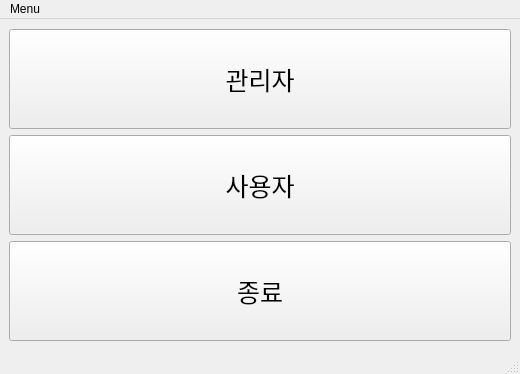
<?xml version="1.0" encoding="UTF-8"?>
<ui version="4.0">
 <class>MainWindow</class>
 <widget class="QMainWindow" name="MainWindow">
  <property name="geometry">
   <rect>
    <x>0</x>
    <y>0</y>
    <width>520</width>
    <height>374</height>
   </rect>
  </property>
  <property name="windowTitle">
   <string>Coffee Application</string>
  </property>
  <widget class="QWidget" name="centralwidget">
   <layout class="QGridLayout" name="gridLayout_2">
    <item row="0" column="0">
     <layout class="QGridLayout" name="gridLayout">
      <item row="2" column="0">
       <widget class="QPushButton" name="btn_exit">
        <property name="minimumSize">
         <size>
          <width>500</width>
          <height>100</height>
         </size>
        </property>
        <property name="font">
         <font>
          <pointsize>19</pointsize>
         </font>
        </property>
        <property name="text">
         <string>종료</string>
        </property>
       </widget>
      </item>
      <item row="0" column="0">
       <widget class="QPushButton" name="btn_ddl">
        <property name="minimumSize">
         <size>
          <width>500</width>
          <height>100</height>
         </size>
        </property>
        <property name="font">
         <font>
          <pointsize>19</pointsize>
         </font>
        </property>
        <property name="text">
         <string>관리자</string>
        </property>
       </widget>
      </item>
      <item row="1" column="0">
       <widget class="QPushButton" name="btn_dml">
        <property name="minimumSize">
         <size>
          <width>500</width>
          <height>100</height>
         </size>
        </property>
        <property name="font">
         <font>
          <pointsize>19</pointsize>
         </font>
        </property>
        <property name="text">
         <string>사용자</string>
        </property>
       </widget>
      </item>
     </layout>
    </item>
   </layout>
  </widget>
  <widget class="QMenuBar" name="menubar">
   <property name="geometry">
    <rect>
     <x>0</x>
     <y>0</y>
     <width>520</width>
     <height>20</height>
    </rect>
   </property>
   <widget class="QMenu" name="menuMenu">
    <property name="title">
     <string>Menu</string>
    </property>
   </widget>
   <addaction name="menuMenu"/>
  </widget>
  <widget class="QStatusBar" name="statusbar"/>
 </widget>
 <resources/>
 <connections/>
</ui>
